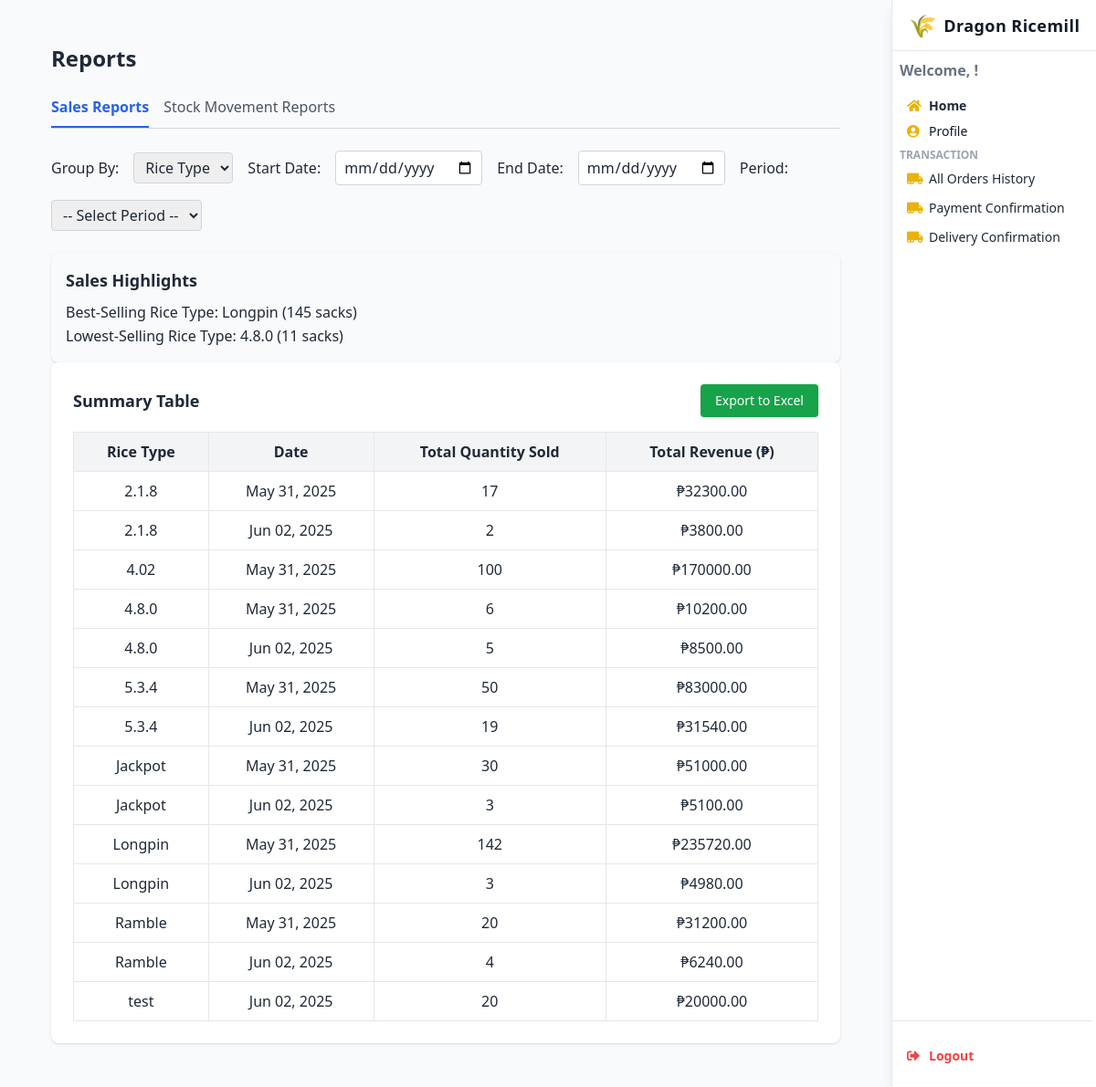
Page /view-sales-report/ on the committed database.
### webapp/models.py (models this page shows, shortened)
class Rice(models.Model):
    riceID = models.AutoField(primary_key=True)
    rice_type = models.CharField(max_length=100, unique=True)
    description = models.TextField(blank=True, null=True)
    is_active = models.BooleanField(default=True)
    class Meta:
        db_table = 'Rice'

class CustomerOrder(models.Model):
    STATUS_CHOICES = [
        ('pending', 'Pending'),
        ('approved', 'Approved'),
        ('rejected', 'Rejected'),
        ('cancelled', 'Cancelled')
    ]
    DELIVERY_CHOICES = [
        ('delivery', 'Delivery'),
        ('pickup', 'Pickup')
    ]
    PAYMENT_CHOICES = [
        ('cash', 'Cash'),
        ('gcash', 'GCash'),
        ('credit_card', 'Credit Card')
    ]
    order_id = models.AutoField(primary_key=True)
    customer = models.ForeignKey('Users', on_delete=models.PROTECT)
    rice_type = models.ForeignKey('Rice', on_delete=models.PROTECT)
    quantity = models.PositiveIntegerField()
    cost_per_sack = models.DecimalField(max_digits=10, decimal_places=2, default=Decimal('0.00'))
    discount = models.DecimalField(max_digits=5, decimal_places=2, default=Decimal('0.00'))  # e.g., 10.00 = 10%
    total_cost = models.DecimalField(max_digits=10, decimal_places=2, default=Decimal('0.00'))
    payment_method = models.CharField(max_length=20, choices=PAYMENT_CHOICES)
    amount_paid = models.DecimalField(max_digits=10, decimal_places=2, default=Decimal('0.00'))
    amount_change = models.DecimalField(max_digits=10, decimal_places=2, default=Decimal('0.00'))
    approval_status = models.CharField(max_length=20, choices=STATUS_CHOICES, default='Approved')
    delivery_type = models.CharField(max_length=20, choices=DELIVERY_CHOICES)
    delivery_status = models.CharField(max_length=20, default='pending')
    receiver_name = models.CharField(max_length=100)
    receiver_mobile_number = models.CharField(max_length=20)
    delivery_address = models.TextField()
    reference_code = models.CharField(max_length=100, unique=True, blank=True, null=True)
    created_at = models.DateTimeField(auto_now_add=True)
    updated_at = models.DateTimeField(auto_now=True)
    handled_by = models.ForeignKey(
        'Employee',
        null=True,
        on_delete=models.SET_NULL,
        related_name='orders_handled'
    )
    employee = models.ForeignKey(
        'Employee',
        on_delete=models.SET_NULL,
        null=True,
        blank=True,
        related_name='assigned_orders'
    )
    order_notes = models.TextField(blank=True, null=True)
    is_active = models.BooleanField(default=True)
    class Meta:
        db_table = 'webapp_customerorder'
        indexes = [
            models.Index(fields=['customer', 'created_at']),
        ]

### webapp/views.py (the view)
# urls.py: path("view-sales-report/", views.view_sales_report, name="view_sales_report"),
def view_sales_report(request):
    group_by = request.GET.get('group_by', 'rice_type')
    start_date = request.GET.get('start_date', '')
    end_date = request.GET.get('end_date', '')
    sales_period = request.GET.get('sales_period', '')
    filter_conditions = Q()
    if start_date:
        try:
            start = datetime.strptime(start_date, '%Y-%m-%d')
            filter_conditions &= Q(created_at__gte=start)
        except ValueError:
            pass
    if end_date:
        try:
            end = datetime.strptime(end_date, '%Y-%m-%d')
            filter_conditions &= Q(created_at__lte=end)
        except ValueError:
            pass
    if sales_period == 'daily':
        trunc_func = TruncDate
    elif sales_period == 'weekly':
        trunc_func = TruncWeek
    elif sales_period == 'monthly':
        trunc_func = TruncMonth
    else:
        trunc_func = TruncDate
    if group_by == 'cashier':
        report_data = CustomerOrder.objects.filter(filter_conditions) \
            .annotate(
                employee_full_name=Concat(
                    'employee__FirstName', Value(' '),
                    Coalesce('employee__MiddleName', Value('')), Value(' '),
                    'employee__LastName', Value(' '),
                    Coalesce('employee__Suffix', Value('')),
                    output_field=CharField()
                ),
                created_date=trunc_func('created_at')
            ) \
            .values('employee_full_name', 'created_date') \
            .annotate(
                total_quantity=Sum('quantity'),
                total_revenue=Sum(F('quantity') * F('cost_per_sack'))
            ) \
            .order_by('employee_full_name', 'created_date')
    else:
        report_data = CustomerOrder.objects.filter(filter_conditions) \
            .annotate(created_date=trunc_func('created_at')) \
            .values('rice_type__rice_type', 'created_date') \
            .annotate(
                total_quantity=Sum('quantity'),
                total_revenue=Sum(F('quantity') * F('cost_per_sack'))
            ) \
            .order_by('rice_type__rice_type', 'created_date')
    best_selling = None
    low_selling = None
    rice_sales = CustomerOrder.objects.filter(filter_conditions) \
        .values('rice_type__rice_type') \
        .annotate(total_quantity=Sum('quantity')) \
        .order_by('-total_quantity')
    if rice_sales.exists():
        best_selling = rice_sales.first()
        low_selling = rice_sales.last()
    stock_movement_data = Stock.objects.all().order_by('rice_type__rice_type')
    context = {
        'report_data': report_data,
        'group_by': group_by,
        'start_date': start_date,
        'end_date': end_date,
        'sales_period': sales_period,
        'stock_movement_data': stock_movement_data,
        'best_selling': best_selling,
        'low_selling': low_selling,
    }
    return render(request, 'view_sales_report.html', context)

### webapp/templates/view_sales_report.html (shortened to what this page needs)
{% load humanize %}
<!DOCTYPE html>
<html lang="en">
<head>
  <script src="https://cdn.tailwindcss.com"></script>
  <link href="https://cdnjs.cloudflare.com/ajax/libs/font-awesome/5.15.3/css/all.min.css" rel="stylesheet" />
</head>
<body class="bg-gray-100 text-gray-800 min-h-screen font-sans leading-relaxed overflow-x-hidden">
<header class="fixed top-0 right-0 h-screen w-56 bg-white shadow-lg flex flex-col z-50 border-l border-gray-200">
  <div class="h-14 flex items-center justify-center border-b border-gray-200">
    <a href="#" class="flex items-center space-x-2 select-none text-gray-900 font-bold text-lg tracking-wide">
      <span class="text-yellow-500 text-2xl">🌾</span>
      <span>Dragon Ricemill</span>
    </a>
  </div>
  <nav class="flex-1 flex flex-col py-1 pr-1 overflow-y-auto scrollbar-hide">
    <div class="px-2 py-1">
      <span class="block text-1 text-gray-500 font-semibold mb-3">Welcome, {{ request.session.user_name }}!</span>
      <a href="{% url 'dashboard' %}" class="flex items-center space-x-2 px-2 py-1 rounded text-sm hover:bg-yellow-50 font-semibold hover:text-yellow-600 transition">
        <i class="fas fa-home w-4 text-yellow-500"></i><span>Home</span>
      </a>
      <a href="{% url 'profile' %}" class="flex items-center space-x-2 px-2 py-1 rounded text-sm hover:bg-yellow-50 hover:text-yellow-600 transition text-gray-900">
        <i class="fas fa-user-circle w-4 text-yellow-500"></i><span>Profile</span>
      </a>
    </div>
    <div class="mb-2 px-2">
      <p class="uppercase text-xs font-semibold text-gray-400 mb-1">Transaction</p>
      <a href="{% url 'allorder_history' %}" class="flex items-center space-x-2 px-2 py-1 rounded text-sm hover:bg-yellow-50 hover:text-yellow-600 transition mt-1">
        <i class="fas fa-truck-moving w-4 text-yellow-500"></i><span>All Orders History</span>
      </a>
      <a href="{% url 'payment_confirmation' 0 %}" class="flex items-center space-x-2 px-2 py-1 rounded text-sm hover:bg-yellow-50 hover:text-yellow-600 transition mt-1">
        <i class="fas fa-truck-moving w-4 text-yellow-500"></i><span>Payment Confirmation</span>
      </a>
      <a href="{% url 'delivery_confirmation' 0 %}" class="flex items-center space-x-2 px-2 py-1 rounded text-sm hover:bg-yellow-50 hover:text-yellow-600 transition mt-1">
        <i class="fas fa-truck-moving w-4 text-yellow-500"></i><span>Delivery Confirmation</span>
      </a>
    </div>
    <div class="border-t border-gray-200 mt-auto px-2 py-4">
      <a href="{% url 'logout' %}" onclick="return confirm('Logout?');" class="flex items-center space-x-2 px-2 py-1 rounded text-sm hover:bg-red-100 hover:text-red-600 transition font-semibold text-red-500 mt-2">
        <i class="fas fa-sign-out-alt w-4"></i><span>Logout</span>
      </a>
    </div>
  </nav>
</header>
<div class="mr-56 min-h-screen bg-gray-50">
  <main class="max-w-screen-xl mx-auto px-4 py-6 sm:px-6 lg:px-8">
<main class="max-w-7xl mx-auto p-6">
  <h2 class="text-2xl font-bold mb-6">Reports</h2>
  <div class="mb-6 flex space-x-4 border-b border-gray-300">
    <button id="sales-report-tab" class="pb-2 border-b-2 border-blue-600 font-semibold text-blue-600" onclick="showReport('sales')">
      Sales Reports
    </button>
    <button id="stock-movement-tab" class="pb-2 border-b-2 border-transparent text-gray-600 hover:text-blue-600" onclick="showReport('stock')">
      Stock Movement Reports
    </button>
  </div>
<div id="sales-report-filters" class="mb-4 flex flex-wrap items-center gap-4">
  <label for="group-by" class="font-medium">Group By:</label>
  <select id="group-by" class="border border-gray-300 rounded px-2 py-1" onchange="applyFilters()">
    <option value="rice_type" {% if group_by == 'rice_type' %}selected{% endif %}>Rice Type</option>
  </select>
  <label for="start-date" class="font-medium">Start Date:</label>
  <input type="date" id="start-date" value="{{ start_date }}" class="border border-gray-300 rounded px-2 py-1" onchange="applyFilters()">
  <label for="end-date" class="font-medium">End Date:</label>
  <input type="date" id="end-date" value="{{ end_date }}" class="border border-gray-300 rounded px-2 py-1" onchange="applyFilters()">
  <label for="sales-period" class="font-medium">Period:</label>
  <select id="sales-period" class="border border-gray-300 rounded px-2 py-1" onchange="applyFilters()">
    <option value="">-- Select Period --</option>
  </select>
</div>
  <div class="mt-6 bg-gray-50 p-4 rounded-lg shadow">
  <h4 class="text-lg font-bold mb-2">Sales Highlights</h4>
  {% if best_selling and low_selling %}
    <p><span class="font-medium">Best-Selling Rice Type:</span> {{ best_selling.rice_type__rice_type }} ({{ best_selling.total_quantity }} sacks)</p>
    <p><span class="font-medium">Lowest-Selling Rice Type:</span> {{ low_selling.rice_type__rice_type }} ({{ low_selling.total_quantity }} sacks)</p>
  {% else %}
    <p class="text-gray-500">No sales data available for selected filters.</p>
  {% endif %}
</div>
<div id="sales-report-section" class="bg-white p-6 rounded-lg shadow overflow-x-auto">
  <div class="flex justify-between items-center mb-4">
    <h3 class="text-lg font-semibold">Summary Table</h3>
    <button onclick="exportSalesReportToExcel('sales-report-table')" class="bg-green-600 text-white px-4 py-2 rounded shadow hover:bg-green-700 text-sm">
      Export to Excel
    </button>
  </div>
  <table id="sales-report-table" class="min-w-full table-auto border border-gray-200">
    <thead class="bg-gray-100">
      <tr>
        <th class="px-4 py-2 border">
          {% if group_by == 'cashier' %}
            Cashier
          {% else %}
            Rice Type
          {% endif %}
        </th>
        <th class="px-4 py-2 border">Date</th>
        <th class="px-4 py-2 border">Total Quantity Sold</th>
        <th class="px-4 py-2 border">Total Revenue (₱)</th>
      </tr>
    </thead>
    <tbody>
      {% for row in report_data %}
        <tr class="text-center">
          <td class="px-4 py-2 border">
            {% if group_by == 'cashier' %}
              {{ row.employee_full_name }}
            {% else %}
              {{ row.rice_type__rice_type }}
            {% endif %}
          </td>
          <td class="px-4 py-2 border">
{{ row.created_date|date:"M d, Y" }}
          </td>
          <td class="px-4 py-2 border">{{ row.total_quantity }}</td>
          <td class="px-4 py-2 border">₱{{ row.total_revenue|floatformat:2 }}</td>
        </tr>
      {% empty %}
        <tr>
          <td colspan="4" class="text-center py-4">No data found for selected filters.</td>
        </tr>
      {% endfor %}
    </tbody>
  </table>
</div>
</main>
</body>
</html>

### webapp/templates/view_sales_report.html (style rules this page uses)
html { scroll-behavior: smooth; }
.scrollbar-hide { -ms-overflow-style: none; scrollbar-width: none; }

### rows in the picture
Rice: rice_type__rice_type "Longpin"
CustomerOrder: rice_type__rice_type "2.1.8", created_date "May 31, 2025", total_quantity "17", total_revenue "32300.00"
CustomerOrder: rice_type__rice_type "Jackpot", created_date "May 31, 2025", total_quantity "30", total_revenue "51000.00"
CustomerOrder: rice_type__rice_type "Ramble", created_date "May 31, 2025", total_quantity "20", total_revenue "31200.00"

### other values in the picture
{{ best_selling.total_quantity }} "145"
{{ low_selling.rice_type__rice_type }} "4.8.0"
{{ low_selling.total_quantity }} "11"
{{ row.rice_type__rice_type }} "2.1.8" "4.02" "4.8.0" "4.8.0" "5.3.4" "5.3.4" "Jackpot" "Longpin" "Longpin" "Ramble" "test"
{{ row.created_date|date:"M d, Y" }} "Jun 02, 2025" "May 31, 2025" "May 31, 2025" "Jun 02, 2025" "May 31, 2025" "Jun 02, 2025" "Jun 02, 2025" "May 31, 2025" "Jun 02, 2025" "Jun 02, 2025" "Jun 02, 2025"
{{ row.total_quantity }} "2" "100" "6" "5" "50" "19" "3" "142" "3" "4" "20"
{{ row.total_revenue|floatformat:2 }} "3800.00" "170000.00" "10200.00" "8500.00" "83000.00" "31540.00" "5100.00" "235720.00" "4980.00" "6240.00" "20000.00"
